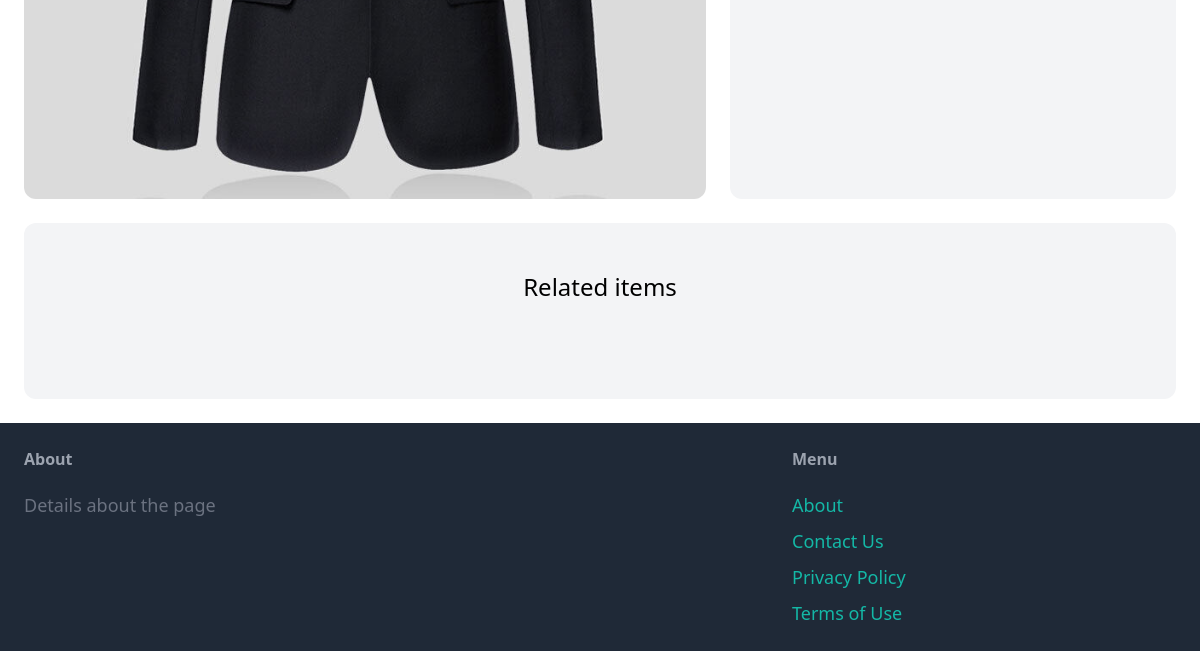
Page /items/2/ (lower part) on the earlier database version.
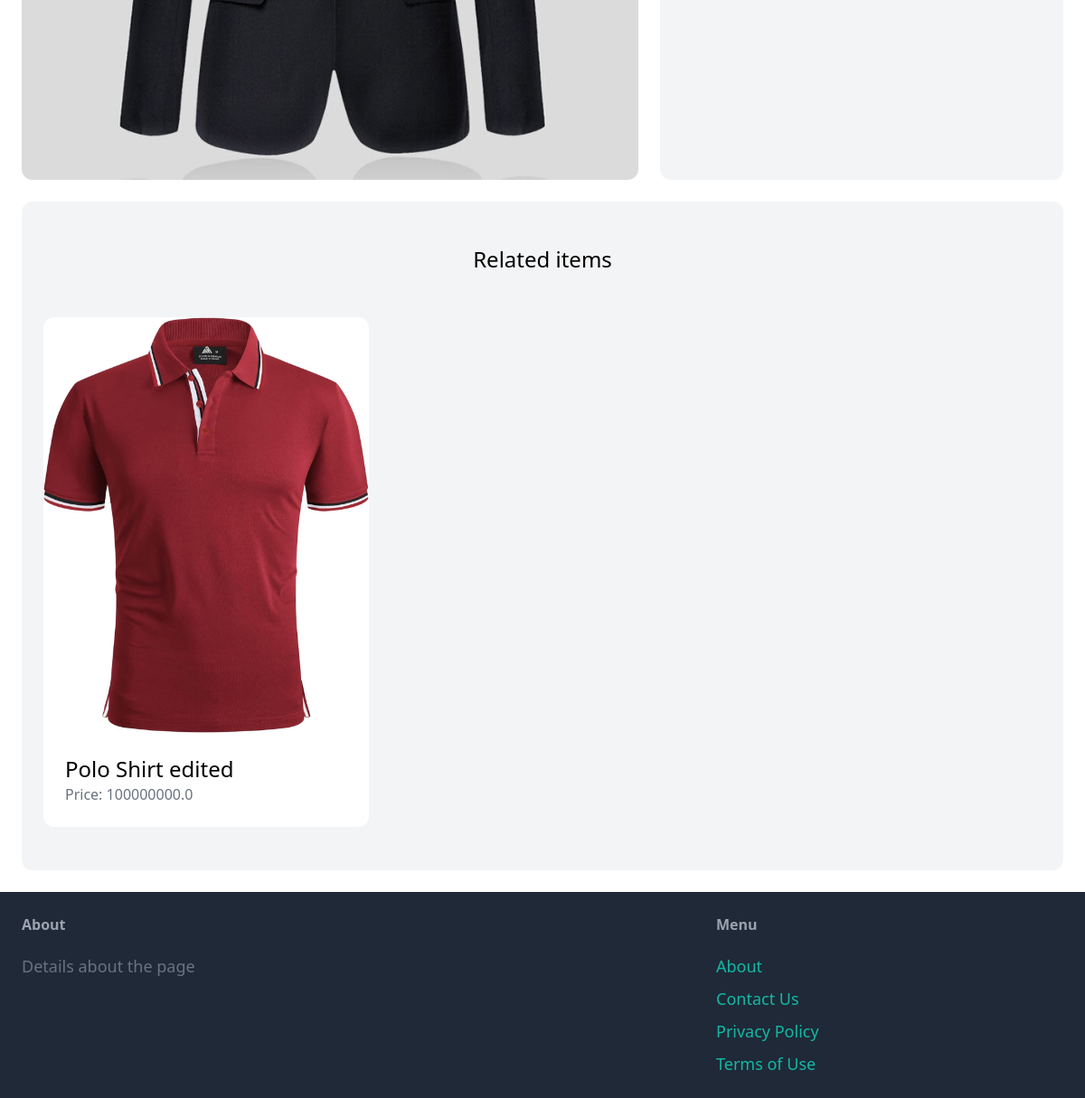
Same page on the later database version.
### item/models.py (models this page shows, shortened)
class Item(models.Model):
    category = models.ForeignKey(Category, related_name='items', on_delete=models.CASCADE)
    name = models.CharField(max_length=255)
    description = models.TextField(blank=True, null=True)
    price = models.FloatField()
    image = models.ImageField(upload_to='item_images', blank=True, null=True)
    is_sold = models.BooleanField(default=False)
    created_by = models.ForeignKey(User, related_name='items', on_delete=models.CASCADE)
    created_at = models.DateTimeField(auto_now_add=True)

### item/views.py (the view)
# urls.py: path('<int:pk>/', views.detail, name='detail'),
def detail(request, pk):
    item = get_object_or_404(Item, pk=pk)
    related_items = Item.objects.filter(category=item.category, is_sold=False).exclude(pk=pk)[0:3]
    return render(request, 'item/detail.html', {
        'item': item,
        'related_items': related_items
    })

### item/templates/item/detail.html (shortened to what this page needs)
{% extends 'core/base.html' %}
{% block content %}
<div class="grid grid-cols-5 gap-6">
    <div class="col-span-3">
        <img src="{{ item.image.url }}" class="rounded-xl">
    </div>
    <div class="col-span-2 p-6 bg-gray-100 rounded-xl">
    </div>
</div>
<div class="mt-6 px-6 py-12 bg-gray-100 rounded-xl">
    <h2 class="mb-12 text-2xl text-center">Related items</h2>
    <div class="grid grid-cols-3 gap-3">
        {% for item in related_items %}
            <div>
                <a href="{% url 'item:detail' item.id %}">
                    <div>
                        <img src="{{ item.image.url }}" class="rounded-t-xl">
                    </div>
                    <div class="p-6 bg-white rounded-b-xl">
                        <h2 class="text-2xl">{{ item.name }}</h2>
                        <p class="text-gray-500">Price: {{ item.price }}</item></p>
                    </div>
                </a>
            </div>
        {% endfor %}
    </div>
</div>
{% endblock %}

Differences in the rows shown:
added Item: image (picture), name "Polo Shirt edited", price "100000000.0"
